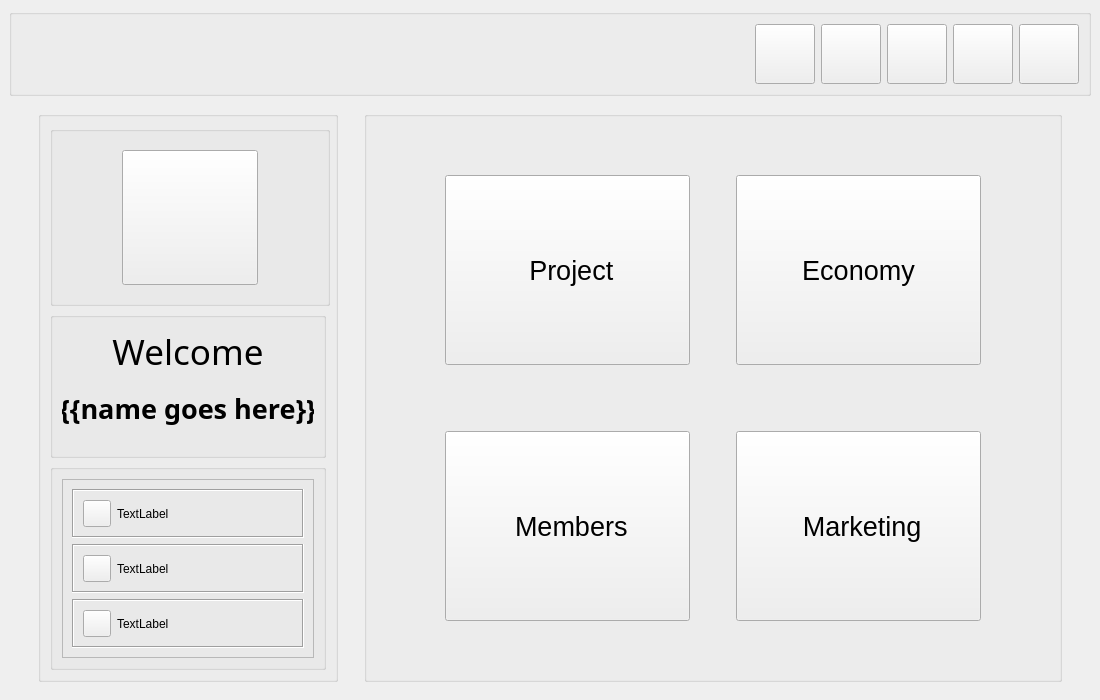
<?xml version="1.0" encoding="UTF-8"?>
<ui version="4.0">
 <class>MainWindow</class>
 <widget class="QMainWindow" name="MainWindow">
  <property name="enabled">
   <bool>true</bool>
  </property>
  <property name="geometry">
   <rect>
    <x>0</x>
    <y>0</y>
    <width>1100</width>
    <height>700</height>
   </rect>
  </property>
  <property name="minimumSize">
   <size>
    <width>0</width>
    <height>0</height>
   </size>
  </property>
  <property name="windowTitle">
   <string>Vault</string>
  </property>
  <property name="windowIcon">
   <iconset resource="ui_resources.qrc">
    <normaloff>:/test/icons/adjust-contrast.png</normaloff>:/test/icons/adjust-contrast.png</iconset>
  </property>
  <widget class="QWidget" name="centralwidget">
   <property name="styleSheet">
    <string notr="true"/>
   </property>
   <layout class="QGridLayout" name="gridLayout_3">
    <item row="0" column="0">
     <layout class="QGridLayout" name="MainGrid">
      <property name="sizeConstraint">
       <enum>QLayout::SetDefaultConstraint</enum>
      </property>
      <item row="0" column="0">
       <widget class="QGroupBox" name="StatusBox">
        <property name="maximumSize">
         <size>
          <width>16777215</width>
          <height>100</height>
         </size>
        </property>
        <layout class="QGridLayout" name="gridLayout_4">
         <item row="0" column="1">
          <layout class="QHBoxLayout" name="hlayout">
           <property name="leftMargin">
            <number>0</number>
           </property>
           <property name="rightMargin">
            <number>0</number>
           </property>
           <item>
            <spacer name="horizontalSpacer_7">
             <property name="orientation">
              <enum>Qt::Horizontal</enum>
             </property>
             <property name="sizeHint" stdset="0">
              <size>
               <width>40</width>
               <height>20</height>
              </size>
             </property>
            </spacer>
           </item>
           <item>
            <widget class="QToolButton" name="profile_btn">
             <property name="minimumSize">
              <size>
               <width>60</width>
               <height>60</height>
              </size>
             </property>
             <property name="cursor">
              <cursorShape>PointingHandCursor</cursorShape>
             </property>
             <property name="toolTip">
              <string>Profile</string>
             </property>
             <property name="text">
              <string/>
             </property>
             <property name="icon">
              <iconset>
               <normaloff>:/Images/man.png</normaloff>:/Images/man.png</iconset>
             </property>
             <property name="iconSize">
              <size>
               <width>45</width>
               <height>45</height>
              </size>
             </property>
            </widget>
           </item>
           <item>
            <widget class="QToolButton" name="notification_btn">
             <property name="minimumSize">
              <size>
               <width>60</width>
               <height>60</height>
              </size>
             </property>
             <property name="cursor">
              <cursorShape>PointingHandCursor</cursorShape>
             </property>
             <property name="toolTip">
              <string>Notification</string>
             </property>
             <property name="text">
              <string/>
             </property>
             <property name="icon">
              <iconset resource="ui_resources.qrc">
               <normaloff>:/test/icons/bell-musical-tool.png</normaloff>:/test/icons/bell-musical-tool.png</iconset>
             </property>
             <property name="iconSize">
              <size>
               <width>45</width>
               <height>45</height>
              </size>
             </property>
            </widget>
           </item>
           <item>
            <widget class="QToolButton" name="sync_btn">
             <property name="minimumSize">
              <size>
               <width>60</width>
               <height>60</height>
              </size>
             </property>
             <property name="cursor">
              <cursorShape>PointingHandCursor</cursorShape>
             </property>
             <property name="toolTip">
              <string>Sync</string>
             </property>
             <property name="text">
              <string/>
             </property>
             <property name="icon">
              <iconset resource="ui_resources.qrc">
               <normaloff>:/test/icons/refresh-page-option.png</normaloff>:/test/icons/refresh-page-option.png</iconset>
             </property>
             <property name="iconSize">
              <size>
               <width>45</width>
               <height>45</height>
              </size>
             </property>
            </widget>
           </item>
           <item>
            <widget class="QToolButton" name="preferrence_btn">
             <property name="minimumSize">
              <size>
               <width>60</width>
               <height>60</height>
              </size>
             </property>
             <property name="cursor">
              <cursorShape>PointingHandCursor</cursorShape>
             </property>
             <property name="toolTip">
              <string>Preferrence</string>
             </property>
             <property name="text">
              <string/>
             </property>
             <property name="icon">
              <iconset resource="ui_resources.qrc">
               <normaloff>:/test/icons/open-wrench-tool-silhouette.png</normaloff>:/test/icons/open-wrench-tool-silhouette.png</iconset>
             </property>
             <property name="iconSize">
              <size>
               <width>45</width>
               <height>45</height>
              </size>
             </property>
            </widget>
           </item>
           <item>
            <widget class="QToolButton" name="log_off_btn">
             <property name="minimumSize">
              <size>
               <width>60</width>
               <height>60</height>
              </size>
             </property>
             <property name="cursor">
              <cursorShape>PointingHandCursor</cursorShape>
             </property>
             <property name="toolTip">
              <string>Log Out</string>
             </property>
             <property name="text">
              <string/>
             </property>
             <property name="icon">
              <iconset resource="ui_resources.qrc">
               <normaloff>:/test/icons/power-button-off.png</normaloff>:/test/icons/power-button-off.png</iconset>
             </property>
             <property name="iconSize">
              <size>
               <width>45</width>
               <height>45</height>
              </size>
             </property>
            </widget>
           </item>
          </layout>
         </item>
        </layout>
       </widget>
      </item>
      <item row="1" column="0">
       <layout class="QGridLayout" name="ContentGrid">
        <item row="0" column="0">
         <spacer name="horizontalSpacer">
          <property name="orientation">
           <enum>Qt::Horizontal</enum>
          </property>
          <property name="sizeType">
           <enum>QSizePolicy::Fixed</enum>
          </property>
          <property name="sizeHint" stdset="0">
           <size>
            <width>20</width>
            <height>10</height>
           </size>
          </property>
         </spacer>
        </item>
        <item row="0" column="3">
         <spacer name="horizontalSpacer_2">
          <property name="orientation">
           <enum>Qt::Horizontal</enum>
          </property>
          <property name="sizeType">
           <enum>QSizePolicy::Fixed</enum>
          </property>
          <property name="sizeHint" stdset="0">
           <size>
            <width>20</width>
            <height>20</height>
           </size>
          </property>
         </spacer>
        </item>
        <item row="0" column="1">
         <widget class="QStackedWidget" name="main_stackWidget">
          <property name="currentIndex">
           <number>0</number>
          </property>
          <widget class="QWidget" name="welcome_page">
           <layout class="QGridLayout" name="gridLayout_9">
            <item row="0" column="2">
             <widget class="QGroupBox" name="btn_box">
              <property name="title">
               <string/>
              </property>
              <layout class="QGridLayout" name="gridLayout_11">
               <item row="0" column="0">
                <spacer name="horizontalSpacer_3">
                 <property name="orientation">
                  <enum>Qt::Horizontal</enum>
                 </property>
                 <property name="sizeType">
                  <enum>QSizePolicy::Fixed</enum>
                 </property>
                 <property name="sizeHint" stdset="0">
                  <size>
                   <width>20</width>
                   <height>20</height>
                  </size>
                 </property>
                </spacer>
               </item>
               <item row="0" column="1">
                <widget class="QStackedWidget" name="project_stackWidget">
                 <property name="currentIndex">
                  <number>0</number>
                 </property>
                 <widget class="QWidget" name="btn_all_page">
                  <layout class="QGridLayout" name="gridLayout">
                   <item row="0" column="1">
                    <spacer name="verticalSpacer">
                     <property name="orientation">
                      <enum>Qt::Vertical</enum>
                     </property>
                     <property name="sizeType">
                      <enum>QSizePolicy::Minimum</enum>
                     </property>
                     <property name="sizeHint" stdset="0">
                      <size>
                       <width>20</width>
                       <height>40</height>
                      </size>
                     </property>
                    </spacer>
                   </item>
                   <item row="4" column="1">
                    <spacer name="verticalSpacer_2">
                     <property name="orientation">
                      <enum>Qt::Vertical</enum>
                     </property>
                     <property name="sizeType">
                      <enum>QSizePolicy::Minimum</enum>
                     </property>
                     <property name="sizeHint" stdset="0">
                      <size>
                       <width>20</width>
                       <height>40</height>
                      </size>
                     </property>
                    </spacer>
                   </item>
                   <item row="1" column="2">
                    <spacer name="horizontalSpacer_6">
                     <property name="orientation">
                      <enum>Qt::Horizontal</enum>
                     </property>
                     <property name="sizeType">
                      <enum>QSizePolicy::Minimum</enum>
                     </property>
                     <property name="sizeHint" stdset="0">
                      <size>
                       <width>40</width>
                       <height>20</height>
                      </size>
                     </property>
                    </spacer>
                   </item>
                   <item row="1" column="0">
                    <spacer name="horizontalSpacer_4">
                     <property name="orientation">
                      <enum>Qt::Horizontal</enum>
                     </property>
                     <property name="sizeType">
                      <enum>QSizePolicy::Minimum</enum>
                     </property>
                     <property name="sizeHint" stdset="0">
                      <size>
                       <width>40</width>
                       <height>20</height>
                      </size>
                     </property>
                    </spacer>
                   </item>
                   <item row="1" column="4">
                    <spacer name="horizontalSpacer_5">
                     <property name="orientation">
                      <enum>Qt::Horizontal</enum>
                     </property>
                     <property name="sizeType">
                      <enum>QSizePolicy::Minimum</enum>
                     </property>
                     <property name="sizeHint" stdset="0">
                      <size>
                       <width>40</width>
                       <height>20</height>
                      </size>
                     </property>
                    </spacer>
                   </item>
                   <item row="2" column="1">
                    <spacer name="verticalSpacer_3">
                     <property name="orientation">
                      <enum>Qt::Vertical</enum>
                     </property>
                     <property name="sizeType">
                      <enum>QSizePolicy::Minimum</enum>
                     </property>
                     <property name="sizeHint" stdset="0">
                      <size>
                       <width>20</width>
                       <height>60</height>
                      </size>
                     </property>
                    </spacer>
                   </item>
                   <item row="1" column="1">
                    <widget class="QPushButton" name="project_btn">
                     <property name="sizePolicy">
                      <sizepolicy hsizetype="Expanding" vsizetype="Expanding">
                       <horstretch>0</horstretch>
                       <verstretch>0</verstretch>
                      </sizepolicy>
                     </property>
                     <property name="minimumSize">
                      <size>
                       <width>200</width>
                       <height>100</height>
                      </size>
                     </property>
                     <property name="font">
                      <font>
                       <pointsize>20</pointsize>
                      </font>
                     </property>
                     <property name="toolTip">
                      <string>Project</string>
                     </property>
                     <property name="text">
                      <string> Project</string>
                     </property>
                     <property name="icon">
                      <iconset resource="ui_resources.qrc">
                       <normaloff>:/test/icons/font-awesome_4-7-0_cube_256_0_000000_none.png</normaloff>:/test/icons/font-awesome_4-7-0_cube_256_0_000000_none.png</iconset>
                     </property>
                     <property name="iconSize">
                      <size>
                       <width>100</width>
                       <height>100</height>
                      </size>
                     </property>
                    </widget>
                   </item>
                   <item row="1" column="3">
                    <widget class="QPushButton" name="econom_btn">
                     <property name="sizePolicy">
                      <sizepolicy hsizetype="Expanding" vsizetype="Expanding">
                       <horstretch>0</horstretch>
                       <verstretch>0</verstretch>
                      </sizepolicy>
                     </property>
                     <property name="minimumSize">
                      <size>
                       <width>200</width>
                       <height>100</height>
                      </size>
                     </property>
                     <property name="font">
                      <font>
                       <pointsize>20</pointsize>
                      </font>
                     </property>
                     <property name="toolTip">
                      <string>Economy</string>
                     </property>
                     <property name="text">
                      <string>Economy</string>
                     </property>
                     <property name="icon">
                      <iconset resource="ui_resources.qrc">
                       <normaloff>:/test/icons/dollar-symbol.png</normaloff>:/test/icons/dollar-symbol.png</iconset>
                     </property>
                     <property name="iconSize">
                      <size>
                       <width>100</width>
                       <height>100</height>
                      </size>
                     </property>
                    </widget>
                   </item>
                   <item row="3" column="1">
                    <widget class="QPushButton" name="member_btn">
                     <property name="sizePolicy">
                      <sizepolicy hsizetype="Expanding" vsizetype="Expanding">
                       <horstretch>0</horstretch>
                       <verstretch>0</verstretch>
                      </sizepolicy>
                     </property>
                     <property name="minimumSize">
                      <size>
                       <width>200</width>
                       <height>100</height>
                      </size>
                     </property>
                     <property name="font">
                      <font>
                       <pointsize>20</pointsize>
                      </font>
                     </property>
                     <property name="toolTip">
                      <string>Members</string>
                     </property>
                     <property name="text">
                      <string> Members</string>
                     </property>
                     <property name="icon">
                      <iconset resource="ui_resources.qrc">
                       <normaloff>:/test/icons/group-profile-users.png</normaloff>:/test/icons/group-profile-users.png</iconset>
                     </property>
                     <property name="iconSize">
                      <size>
                       <width>100</width>
                       <height>100</height>
                      </size>
                     </property>
                    </widget>
                   </item>
                   <item row="3" column="3">
                    <widget class="QPushButton" name="marketing_btn">
                     <property name="sizePolicy">
                      <sizepolicy hsizetype="Expanding" vsizetype="Expanding">
                       <horstretch>0</horstretch>
                       <verstretch>0</verstretch>
                      </sizepolicy>
                     </property>
                     <property name="minimumSize">
                      <size>
                       <width>200</width>
                       <height>100</height>
                      </size>
                     </property>
                     <property name="font">
                      <font>
                       <pointsize>20</pointsize>
                      </font>
                     </property>
                     <property name="toolTip">
                      <string>Marketing</string>
                     </property>
                     <property name="text">
                      <string> Marketing</string>
                     </property>
                     <property name="icon">
                      <iconset resource="ui_resources.qrc">
                       <normaloff>:/test/icons/bull-horn-announcer.png</normaloff>:/test/icons/bull-horn-announcer.png</iconset>
                     </property>
                     <property name="iconSize">
                      <size>
                       <width>100</width>
                       <height>100</height>
                      </size>
                     </property>
                    </widget>
                   </item>
                  </layout>
                 </widget>
                 <widget class="QWidget" name="project_page">
                  <layout class="QGridLayout" name="gridLayout_8">
                   <item row="0" column="0">
                    <widget class="QScrollArea" name="scrollArea">
                     <property name="widgetResizable">
                      <bool>true</bool>
                     </property>
                     <widget class="QWidget" name="scrollAreaWidgetContents">
                      <property name="geometry">
                       <rect>
                        <x>0</x>
                        <y>0</y>
                        <width>63</width>
                        <height>16</height>
                       </rect>
                      </property>
                      <widget class="QGroupBox" name="groupBox">
                       <property name="geometry">
                        <rect>
                         <x>10</x>
                         <y>10</y>
                         <width>541</width>
                         <height>201</height>
                        </rect>
                       </property>
                       <property name="title">
                        <string>GroupBox</string>
                       </property>
                       <layout class="QVBoxLayout" name="verticalLayout_5">
                        <item>
                         <layout class="QHBoxLayout" name="horizontalLayout_4">
                          <item>
                           <widget class="QToolButton" name="toolButton">
                            <property name="text">
                             <string>...</string>
                            </property>
                           </widget>
                          </item>
                          <item>
                           <widget class="QLabel" name="project_name_label">
                            <property name="text">
                             <string>{{ Project name }}</string>
                            </property>
                           </widget>
                          </item>
                          <item>
                           <widget class="QToolButton" name="toolButton_4">
                            <property name="text">
                             <string>...</string>
                            </property>
                           </widget>
                          </item>
                          <item>
                           <widget class="QLabel" name="label_3">
                            <property name="text">
                             <string>TextLabel</string>
                            </property>
                           </widget>
                          </item>
                          <item>
                           <widget class="QToolButton" name="toolButton_3">
                            <property name="text">
                             <string>...</string>
                            </property>
                           </widget>
                          </item>
                          <item>
                           <widget class="QLabel" name="label">
                            <property name="text">
                             <string>TextLabel</string>
                            </property>
                           </widget>
                          </item>
                         </layout>
                        </item>
                        <item>
                         <layout class="QHBoxLayout" name="horizontalLayout_5">
                          <item>
                           <widget class="QToolButton" name="toolButton_2">
                            <property name="text">
                             <string>...</string>
                            </property>
                           </widget>
                          </item>
                          <item>
                           <widget class="QLabel" name="label_4">
                            <property name="text">
                             <string>TextLabel</string>
                            </property>
                           </widget>
                          </item>
                          <item>
                           <widget class="QToolButton" name="toolButton_5">
                            <property name="text">
                             <string>...</string>
                            </property>
                           </widget>
                          </item>
                          <item>
                           <widget class="QLabel" name="label_5">
                            <property name="text">
                             <string>TextLabel</string>
                            </property>
                           </widget>
                          </item>
                          <item>
                           <widget class="QToolButton" name="toolButton_6">
                            <property name="text">
                             <string>...</string>
                            </property>
                           </widget>
                          </item>
                          <item>
                           <widget class="QLabel" name="label_6">
                            <property name="text">
                             <string>TextLabel</string>
                            </property>
                           </widget>
                          </item>
                         </layout>
                        </item>
                        <item>
                         <layout class="QHBoxLayout" name="horizontalLayout_6">
                          <item>
                           <widget class="QToolButton" name="toolButton_7">
                            <property name="text">
                             <string>...</string>
                            </property>
                           </widget>
                          </item>
                          <item>
                           <widget class="QLabel" name="label_7">
                            <property name="text">
                             <string>TextLabel</string>
                            </property>
                           </widget>
                          </item>
                          <item>
                           <widget class="QToolButton" name="toolButton_8">
                            <property name="text">
                             <string>...</string>
                            </property>
                           </widget>
                          </item>
                          <item>
                           <widget class="QLabel" name="label_8">
                            <property name="text">
                             <string>TextLabel</string>
                            </property>
                           </widget>
                          </item>
                          <item>
                           <widget class="QToolButton" name="toolButton_9">
                            <property name="text">
                             <string>...</string>
                            </property>
                           </widget>
                          </item>
                          <item>
                           <widget class="QLabel" name="label_9">
                            <property name="text">
                             <string>TextLabel</string>
                            </property>
                           </widget>
                          </item>
                         </layout>
                        </item>
                        <item>
                         <layout class="QHBoxLayout" name="horizontalLayout_7">
                          <item>
                           <widget class="QToolButton" name="toolButton_10">
                            <property name="text">
                             <string>...</string>
                            </property>
                           </widget>
                          </item>
                          <item>
                           <widget class="QLabel" name="label_10">
                            <property name="text">
                             <string>TextLabel</string>
                            </property>
                           </widget>
                          </item>
                          <item>
                           <widget class="QToolButton" name="toolButton_11">
                            <property name="text">
                             <string>...</string>
                            </property>
                           </widget>
                          </item>
                          <item>
                           <widget class="QLabel" name="label_11">
                            <property name="text">
                             <string>TextLabel</string>
                            </property>
                           </widget>
                          </item>
                          <item>
                           <widget class="QToolButton" name="toolButton_12">
                            <property name="text">
                             <string>...</string>
                            </property>
                           </widget>
                          </item>
                          <item>
                           <widget class="QLabel" name="label_12">
                            <property name="text">
                             <string>TextLabel</string>
                            </property>
                           </widget>
                          </item>
                         </layout>
                        </item>
                       </layout>
                      </widget>
                     </widget>
                    </widget>
                   </item>
                  </layout>
                 </widget>
                 <widget class="QWidget" name="page_3"/>
                </widget>
               </item>
               <item row="0" column="2">
                <spacer name="horizontalSpacer_8">
                 <property name="orientation">
                  <enum>Qt::Horizontal</enum>
                 </property>
                 <property name="sizeType">
                  <enum>QSizePolicy::Fixed</enum>
                 </property>
                 <property name="sizeHint" stdset="0">
                  <size>
                   <width>20</width>
                   <height>20</height>
                  </size>
                 </property>
                </spacer>
               </item>
              </layout>
             </widget>
            </item>
            <item row="0" column="0">
             <widget class="QGroupBox" name="welcome_box">
              <property name="maximumSize">
               <size>
                <width>300</width>
                <height>16777215</height>
               </size>
              </property>
              <property name="title">
               <string/>
              </property>
              <layout class="QVBoxLayout" name="verticalLayout">
               <item>
                <widget class="QGroupBox" name="big_image_box">
                 <property name="minimumSize">
                  <size>
                   <width>280</width>
                   <height>180</height>
                  </size>
                 </property>
                 <property name="maximumSize">
                  <size>
                   <width>300</width>
                   <height>180</height>
                  </size>
                 </property>
                 <property name="title">
                  <string/>
                 </property>
                 <property name="alignment">
                  <set>Qt::AlignHCenter|Qt::AlignTop</set>
                 </property>
                 <layout class="QGridLayout" name="gridLayout_6">
                  <item row="0" column="0">
                   <layout class="QGridLayout" name="gridLayout_5">
                    <item row="0" column="0">
                     <widget class="QToolButton" name="big_profile_btn">
                      <property name="minimumSize">
                       <size>
                        <width>128</width>
                        <height>128</height>
                       </size>
                      </property>
                      <property name="cursor">
                       <cursorShape>PointingHandCursor</cursorShape>
                      </property>
                      <property name="toolTip">
                       <string>{{name}} Profile</string>
                      </property>
                      <property name="text">
                       <string/>
                      </property>
                      <property name="icon">
                       <iconset>
                        <normaloff>:/Images/man.png</normaloff>:/Images/man.png</iconset>
                      </property>
                      <property name="iconSize">
                       <size>
                        <width>128</width>
                        <height>128</height>
                       </size>
                      </property>
                     </widget>
                    </item>
                   </layout>
                  </item>
                 </layout>
                </widget>
               </item>
               <item>
                <widget class="QGroupBox" name="welcome_msg_box">
                 <property name="maximumSize">
                  <size>
                   <width>16777215</width>
                   <height>200</height>
                  </size>
                 </property>
                 <property name="title">
                  <string/>
                 </property>
                 <property name="alignment">
                  <set>Qt::AlignHCenter|Qt::AlignTop</set>
                 </property>
                 <layout class="QVBoxLayout" name="verticalLayout_3">
                  <item>
                   <layout class="QVBoxLayout" name="verticalLayout_2">
                    <item>
                     <widget class="QLabel" name="welcome_label">
                      <property name="font">
                       <font>
                        <family>Agency FB</family>
                        <pointsize>26</pointsize>
                       </font>
                      </property>
                      <property name="text">
                       <string>Welcome</string>
                      </property>
                      <property name="scaledContents">
                       <bool>true</bool>
                      </property>
                      <property name="alignment">
                       <set>Qt::AlignHCenter|Qt::AlignTop</set>
                      </property>
                      <property name="wordWrap">
                       <bool>false</bool>
                      </property>
                     </widget>
                    </item>
                    <item>
                     <widget class="QLabel" name="name_label">
                      <property name="font">
                       <font>
                        <family>Agency FB</family>
                        <pointsize>20</pointsize>
                        <weight>75</weight>
                        <bold>true</bold>
                       </font>
                      </property>
                      <property name="toolTip">
                       <string>Your are logged in as {{name}}</string>
                      </property>
                      <property name="text">
                       <string>{{name goes here}}</string>
                      </property>
                      <property name="alignment">
                       <set>Qt::AlignHCenter|Qt::AlignTop</set>
                      </property>
                     </widget>
                    </item>
                   </layout>
                  </item>
                 </layout>
                </widget>
               </item>
               <item>
                <widget class="QGroupBox" name="news_box">
                 <property name="title">
                  <string/>
                 </property>
                 <layout class="QGridLayout" name="gridLayout_7">
                  <item row="0" column="0">
                   <widget class="QFrame" name="frame">
                    <property name="frameShape">
                     <enum>QFrame::StyledPanel</enum>
                    </property>
                    <property name="frameShadow">
                     <enum>QFrame::Sunken</enum>
                    </property>
                    <layout class="QVBoxLayout" name="verticalLayout_4">
                     <item>
                      <widget class="QFrame" name="news_frame_1">
                       <property name="frameShape">
                        <enum>QFrame::Box</enum>
                       </property>
                       <property name="frameShadow">
                        <enum>QFrame::Sunken</enum>
                       </property>
                       <layout class="QHBoxLayout" name="horizontalLayout">
                        <item>
                         <widget class="QToolButton" name="recent_news_icon">
                          <property name="text">
                           <string/>
                          </property>
                          <property name="icon">
                           <iconset resource="ui_resources.qrc">
                            <normaloff>:/test/icons/speech-bubbles-comment-option.png</normaloff>:/test/icons/speech-bubbles-comment-option.png</iconset>
                          </property>
                          <property name="iconSize">
                           <size>
                            <width>20</width>
                            <height>20</height>
                           </size>
                          </property>
                         </widget>
                        </item>
                        <item>
                         <widget class="QLabel" name="news_label">
                          <property name="text">
                           <string>TextLabel</string>
                          </property>
                         </widget>
                        </item>
                       </layout>
                      </widget>
                     </item>
                     <item>
                      <widget class="QFrame" name="news_frame_2">
                       <property name="frameShape">
                        <enum>QFrame::Box</enum>
                       </property>
                       <property name="frameShadow">
                        <enum>QFrame::Sunken</enum>
                       </property>
                       <layout class="QHBoxLayout" name="horizontalLayout_2">
                        <item>
                         <widget class="QToolButton" name="recent_news_icon_2">
                          <property name="text">
                           <string/>
                          </property>
                          <property name="icon">
                           <iconset resource="ui_resources.qrc">
                            <normaloff>:/test/icons/speech-bubbles-comment-option.png</normaloff>:/test/icons/speech-bubbles-comment-option.png</iconset>
                          </property>
                          <property name="iconSize">
                           <size>
                            <width>20</width>
                            <height>20</height>
                           </size>
                          </property>
                         </widget>
                        </item>
                        <item>
                         <widget class="QLabel" name="news_label_2">
                          <property name="text">
                           <string>TextLabel</string>
                          </property>
                         </widget>
                        </item>
                       </layout>
                      </widget>
                     </item>
                     <item>
                      <widget class="QFrame" name="sync_frame">
                       <property name="frameShape">
                        <enum>QFrame::Box</enum>
                       </property>
                       <property name="frameShadow">
                        <enum>QFrame::Sunken</enum>
                       </property>
                       <layout class="QHBoxLayout" name="horizontalLayout_3">
                        <item>
                         <widget class="QToolButton" name="recent_news_icon_3">
                          <property name="text">
                           <string/>
                          </property>
                          <property name="icon">
                           <iconset resource="ui_resources.qrc">
                            <normaloff>:/test/icons/speech-bubbles-comment-option.png</normaloff>:/test/icons/speech-bubbles-comment-option.png</iconset>
                          </property>
                          <property name="iconSize">
                           <size>
                            <width>20</width>
                            <height>20</height>
                           </size>
                          </property>
                         </widget>
                        </item>
                        <item>
                         <widget class="QLabel" name="news_label_3">
                          <property name="text">
                           <string>TextLabel</string>
                          </property>
                         </widget>
                        </item>
                       </layout>
                      </widget>
                     </item>
                    </layout>
                   </widget>
                  </item>
                 </layout>
                </widget>
               </item>
              </layout>
             </widget>
            </item>
            <item row="0" column="1">
             <spacer name="horizontalSpacer_9">
              <property name="orientation">
               <enum>Qt::Horizontal</enum>
              </property>
              <property name="sizeType">
               <enum>QSizePolicy::Fixed</enum>
              </property>
              <property name="sizeHint" stdset="0">
               <size>
                <width>20</width>
                <height>20</height>
               </size>
              </property>
             </spacer>
            </item>
           </layout>
          </widget>
          <widget class="QWidget" name="page_5"/>
         </widget>
        </item>
       </layout>
      </item>
     </layout>
    </item>
   </layout>
  </widget>
 </widget>
 <resources>
  <include location="ui_resources.qrc"/>
 </resources>
 <connections/>
</ui>
